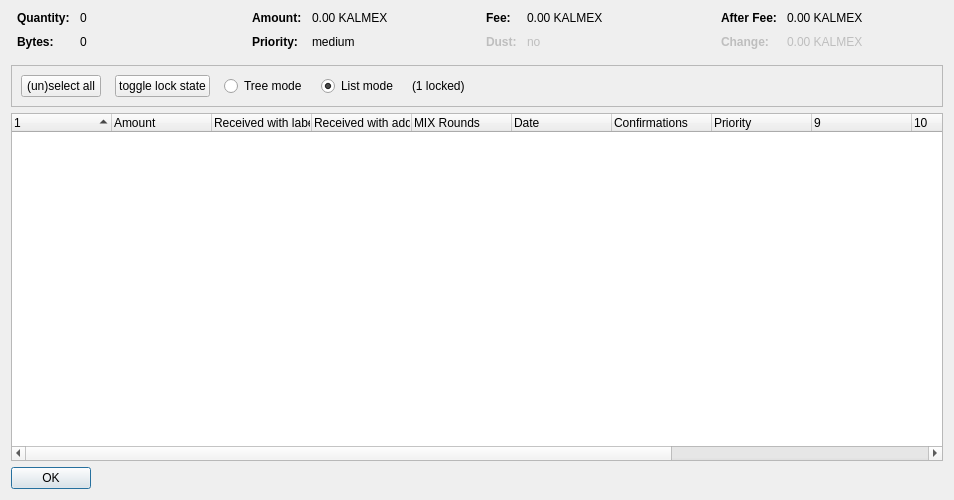
<?xml version="1.0" encoding="UTF-8"?>
<ui version="4.0">
 <class>CoinControlDialog</class>
 <widget class="QDialog" name="CoinControlDialog">
  <property name="geometry">
   <rect>
    <x>0</x>
    <y>0</y>
    <width>954</width>
    <height>500</height>
   </rect>
  </property>
  <property name="windowTitle">
   <string>Coin Selection</string>
  </property>
  <layout class="QVBoxLayout" name="verticalLayout">
   <item>
    <layout class="QHBoxLayout" name="horizontalLayoutTop" stretch="0,0,0,0">
     <property name="topMargin">
      <number>0</number>
     </property>
     <property name="bottomMargin">
      <number>10</number>
     </property>
     <item>
      <layout class="QFormLayout" name="formLayoutCoinControl1">
       <property name="horizontalSpacing">
        <number>10</number>
       </property>
       <property name="verticalSpacing">
        <number>10</number>
       </property>
       <property name="leftMargin">
        <number>6</number>
       </property>
       <property name="rightMargin">
        <number>6</number>
       </property>
       <item row="0" column="0">
        <widget class="QLabel" name="labelCoinControlQuantityText">
         <property name="font">
          <font>
           <weight>75</weight>
           <bold>true</bold>
          </font>
         </property>
         <property name="text">
          <string>Quantity:</string>
         </property>
        </widget>
       </item>
       <item row="0" column="1">
        <widget class="QLabel" name="labelCoinControlQuantity">
         <property name="cursor">
          <cursorShape>IBeamCursor</cursorShape>
         </property>
         <property name="contextMenuPolicy">
          <enum>Qt::ActionsContextMenu</enum>
         </property>
         <property name="text">
          <string notr="true">0</string>
         </property>
         <property name="textInteractionFlags">
          <set>Qt::LinksAccessibleByMouse|Qt::TextSelectableByKeyboard|Qt::TextSelectableByMouse</set>
         </property>
        </widget>
       </item>
       <item row="1" column="0">
        <widget class="QLabel" name="labelCoinControlBytesText">
         <property name="font">
          <font>
           <weight>75</weight>
           <bold>true</bold>
          </font>
         </property>
         <property name="text">
          <string>Bytes:</string>
         </property>
        </widget>
       </item>
       <item row="1" column="1">
        <widget class="QLabel" name="labelCoinControlBytes">
         <property name="cursor">
          <cursorShape>IBeamCursor</cursorShape>
         </property>
         <property name="contextMenuPolicy">
          <enum>Qt::ActionsContextMenu</enum>
         </property>
         <property name="text">
          <string notr="true">0</string>
         </property>
         <property name="textInteractionFlags">
          <set>Qt::LinksAccessibleByMouse|Qt::TextSelectableByKeyboard|Qt::TextSelectableByMouse</set>
         </property>
        </widget>
       </item>
      </layout>
     </item>
     <item>
      <layout class="QFormLayout" name="formLayoutCoinControl2">
       <property name="horizontalSpacing">
        <number>10</number>
       </property>
       <property name="verticalSpacing">
        <number>10</number>
       </property>
       <property name="leftMargin">
        <number>6</number>
       </property>
       <property name="rightMargin">
        <number>6</number>
       </property>
       <item row="0" column="0">
        <widget class="QLabel" name="labelCoinControlAmountText">
         <property name="font">
          <font>
           <weight>75</weight>
           <bold>true</bold>
          </font>
         </property>
         <property name="text">
          <string>Amount:</string>
         </property>
        </widget>
       </item>
       <item row="0" column="1">
        <widget class="QLabel" name="labelCoinControlAmount">
         <property name="cursor">
          <cursorShape>IBeamCursor</cursorShape>
         </property>
         <property name="contextMenuPolicy">
          <enum>Qt::ActionsContextMenu</enum>
         </property>
         <property name="text">
          <string notr="true">0.00 KALMEX</string>
         </property>
         <property name="textInteractionFlags">
          <set>Qt::LinksAccessibleByMouse|Qt::TextSelectableByKeyboard|Qt::TextSelectableByMouse</set>
         </property>
        </widget>
       </item>
       <item row="1" column="0">
        <widget class="QLabel" name="labelCoinControlPriorityText">
         <property name="font">
          <font>
           <weight>75</weight>
           <bold>true</bold>
          </font>
         </property>
         <property name="text">
          <string>Priority:</string>
         </property>
        </widget>
       </item>
       <item row="1" column="1">
        <widget class="QLabel" name="labelCoinControlPriority">
         <property name="cursor">
          <cursorShape>IBeamCursor</cursorShape>
         </property>
         <property name="contextMenuPolicy">
          <enum>Qt::ActionsContextMenu</enum>
         </property>
         <property name="text">
          <string>medium</string>
         </property>
         <property name="textInteractionFlags">
          <set>Qt::LinksAccessibleByMouse|Qt::TextSelectableByKeyboard|Qt::TextSelectableByMouse</set>
         </property>
        </widget>
       </item>
      </layout>
     </item>
     <item>
      <layout class="QFormLayout" name="formLayoutCoinControl3">
       <property name="horizontalSpacing">
        <number>10</number>
       </property>
       <property name="verticalSpacing">
        <number>10</number>
       </property>
       <property name="leftMargin">
        <number>6</number>
       </property>
       <property name="rightMargin">
        <number>6</number>
       </property>
       <item row="0" column="0">
        <widget class="QLabel" name="labelCoinControlFeeText">
         <property name="font">
          <font>
           <weight>75</weight>
           <bold>true</bold>
          </font>
         </property>
         <property name="text">
          <string>Fee:</string>
         </property>
        </widget>
       </item>
       <item row="0" column="1">
        <widget class="QLabel" name="labelCoinControlFee">
         <property name="cursor">
          <cursorShape>IBeamCursor</cursorShape>
         </property>
         <property name="contextMenuPolicy">
          <enum>Qt::ActionsContextMenu</enum>
         </property>
         <property name="text">
          <string notr="true">0.00 KALMEX</string>
         </property>
         <property name="textInteractionFlags">
          <set>Qt::LinksAccessibleByMouse|Qt::TextSelectableByKeyboard|Qt::TextSelectableByMouse</set>
         </property>
        </widget>
       </item>
       <item row="1" column="0">
        <widget class="QLabel" name="labelCoinControlLowOutputText">
         <property name="enabled">
          <bool>false</bool>
         </property>
         <property name="font">
          <font>
           <weight>75</weight>
           <bold>true</bold>
          </font>
         </property>
         <property name="text">
          <string>Dust:</string>
         </property>
        </widget>
       </item>
       <item row="1" column="1">
        <widget class="QLabel" name="labelCoinControlLowOutput">
         <property name="enabled">
          <bool>false</bool>
         </property>
         <property name="cursor">
          <cursorShape>IBeamCursor</cursorShape>
         </property>
         <property name="contextMenuPolicy">
          <enum>Qt::ActionsContextMenu</enum>
         </property>
         <property name="text">
          <string>no</string>
         </property>
         <property name="textInteractionFlags">
          <set>Qt::LinksAccessibleByMouse|Qt::TextSelectableByKeyboard|Qt::TextSelectableByMouse</set>
         </property>
        </widget>
       </item>
      </layout>
     </item>
     <item>
      <layout class="QFormLayout" name="formLayoutCoinControl4">
       <property name="horizontalSpacing">
        <number>10</number>
       </property>
       <property name="verticalSpacing">
        <number>10</number>
       </property>
       <property name="leftMargin">
        <number>6</number>
       </property>
       <property name="rightMargin">
        <number>6</number>
       </property>
       <item row="0" column="0">
        <widget class="QLabel" name="labelCoinControlAfterFeeText">
         <property name="font">
          <font>
           <weight>75</weight>
           <bold>true</bold>
          </font>
         </property>
         <property name="text">
          <string>After Fee:</string>
         </property>
        </widget>
       </item>
       <item row="0" column="1">
        <widget class="QLabel" name="labelCoinControlAfterFee">
         <property name="cursor">
          <cursorShape>IBeamCursor</cursorShape>
         </property>
         <property name="contextMenuPolicy">
          <enum>Qt::ActionsContextMenu</enum>
         </property>
         <property name="text">
          <string notr="true">0.00 KALMEX</string>
         </property>
         <property name="textInteractionFlags">
          <set>Qt::LinksAccessibleByMouse|Qt::TextSelectableByKeyboard|Qt::TextSelectableByMouse</set>
         </property>
        </widget>
       </item>
       <item row="1" column="0">
        <widget class="QLabel" name="labelCoinControlChangeText">
         <property name="enabled">
          <bool>false</bool>
         </property>
         <property name="font">
          <font>
           <weight>75</weight>
           <bold>true</bold>
          </font>
         </property>
         <property name="text">
          <string>Change:</string>
         </property>
        </widget>
       </item>
       <item row="1" column="1">
        <widget class="QLabel" name="labelCoinControlChange">
         <property name="enabled">
          <bool>false</bool>
         </property>
         <property name="cursor">
          <cursorShape>IBeamCursor</cursorShape>
         </property>
         <property name="contextMenuPolicy">
          <enum>Qt::ActionsContextMenu</enum>
         </property>
         <property name="text">
          <string notr="true">0.00 KALMEX</string>
         </property>
         <property name="textInteractionFlags">
          <set>Qt::LinksAccessibleByMouse|Qt::TextSelectableByKeyboard|Qt::TextSelectableByMouse</set>
         </property>
        </widget>
       </item>
      </layout>
     </item>
    </layout>
   </item>
   <item>
    <widget class="QFrame" name="frame">
     <property name="minimumSize">
      <size>
       <width>0</width>
       <height>40</height>
      </size>
     </property>
     <property name="frameShape">
      <enum>QFrame::StyledPanel</enum>
     </property>
     <property name="frameShadow">
      <enum>QFrame::Sunken</enum>
     </property>
     <layout class="QHBoxLayout" name="horizontalLayout">
      <item>
       <layout class="QHBoxLayout" name="horizontalLayoutPanel" stretch="0,0,0,0,0,0">
        <property name="spacing">
         <number>14</number>
        </property>
        <item>
         <widget class="QPushButton" name="pushButtonSelectAll">
          <property name="sizePolicy">
           <sizepolicy hsizetype="Maximum" vsizetype="Fixed">
            <horstretch>0</horstretch>
            <verstretch>0</verstretch>
           </sizepolicy>
          </property>
          <property name="text">
           <string>(un)select all</string>
          </property>
          <property name="autoDefault">
           <bool>false</bool>
          </property>
         </widget>
        </item>
        <item>
         <widget class="QPushButton" name="pushButtonToggleLock">
          <property name="sizePolicy">
           <sizepolicy hsizetype="Maximum" vsizetype="Fixed">
            <horstretch>0</horstretch>
            <verstretch>0</verstretch>
           </sizepolicy>
          </property>
          <property name="text">
           <string>toggle lock state</string>
          </property>
          <property name="autoDefault">
           <bool>false</bool>
          </property>
         </widget>
        </item>
        <item>
         <widget class="QRadioButton" name="radioTreeMode">
          <property name="sizePolicy">
           <sizepolicy hsizetype="Maximum" vsizetype="Fixed">
            <horstretch>0</horstretch>
            <verstretch>0</verstretch>
           </sizepolicy>
          </property>
          <property name="text">
           <string>Tree mode</string>
          </property>
         </widget>
        </item>
        <item>
         <widget class="QRadioButton" name="radioListMode">
          <property name="sizePolicy">
           <sizepolicy hsizetype="Maximum" vsizetype="Fixed">
            <horstretch>0</horstretch>
            <verstretch>0</verstretch>
           </sizepolicy>
          </property>
          <property name="text">
           <string>List mode</string>
          </property>
          <property name="checked">
           <bool>true</bool>
          </property>
         </widget>
        </item>
        <item>
         <widget class="QLabel" name="labelLocked">
          <property name="text">
           <string>(1 locked)</string>
          </property>
         </widget>
        </item>
        <item>
         <spacer name="horizontalSpacer">
          <property name="orientation">
           <enum>Qt::Horizontal</enum>
          </property>
          <property name="sizeHint" stdset="0">
           <size>
            <width>40</width>
            <height>20</height>
           </size>
          </property>
         </spacer>
        </item>
       </layout>
      </item>
     </layout>
    </widget>
   </item>
   <item>
    <widget class="CoinControlTreeWidget" name="treeWidget">
     <property name="contextMenuPolicy">
      <enum>Qt::CustomContextMenu</enum>
     </property>
     <property name="sortingEnabled">
      <bool>false</bool>
     </property>
     <property name="columnCount">
      <number>13</number>
     </property>
     <attribute name="headerShowSortIndicator" stdset="0">
      <bool>true</bool>
     </attribute>
     <attribute name="headerStretchLastSection">
      <bool>false</bool>
     </attribute>
     <column>
      <property name="text">
       <string/>
      </property>
     </column>
     <column>
      <property name="text">
       <string>Amount</string>
      </property>
     </column>
     <column>
      <property name="text">
       <string>Received with label</string>
      </property>
     </column>
     <column>
      <property name="text">
       <string>Received with address</string>
      </property>
     </column>
     <column>
      <property name="text">
       <string>MIX Rounds</string>
      </property>
     </column>
     <column>
      <property name="text">
       <string>Date</string>
      </property>
     </column>
     <column>
      <property name="text">
       <string>Confirmations</string>
      </property>
      <property name="toolTip">
       <string>Confirmed</string>
      </property>
     </column>
     <column>
      <property name="text">
       <string>Priority</string>
      </property>
     </column>
     <column>
      <property name="text">
       <string/>
      </property>
     </column>
     <column>
      <property name="text">
       <string/>
      </property>
     </column>
     <column>
      <property name="text">
       <string/>
      </property>
     </column>
     <column>
      <property name="text">
       <string/>
      </property>
     </column>
     <column>
      <property name="text">
       <string/>
      </property>
     </column>
    </widget>
   </item>
   <item>
    <widget class="QDialogButtonBox" name="buttonBox">
     <property name="sizePolicy">
      <sizepolicy hsizetype="Maximum" vsizetype="Fixed">
       <horstretch>0</horstretch>
       <verstretch>0</verstretch>
      </sizepolicy>
     </property>
     <property name="orientation">
      <enum>Qt::Horizontal</enum>
     </property>
     <property name="standardButtons">
      <set>QDialogButtonBox::Ok</set>
     </property>
    </widget>
   </item>
  </layout>
 </widget>
 <customwidgets>
  <customwidget>
   <class>CoinControlTreeWidget</class>
   <extends>QTreeWidget</extends>
   <header>coincontroltreewidget.h</header>
  </customwidget>
 </customwidgets>
 <resources/>
 <connections/>
</ui>
